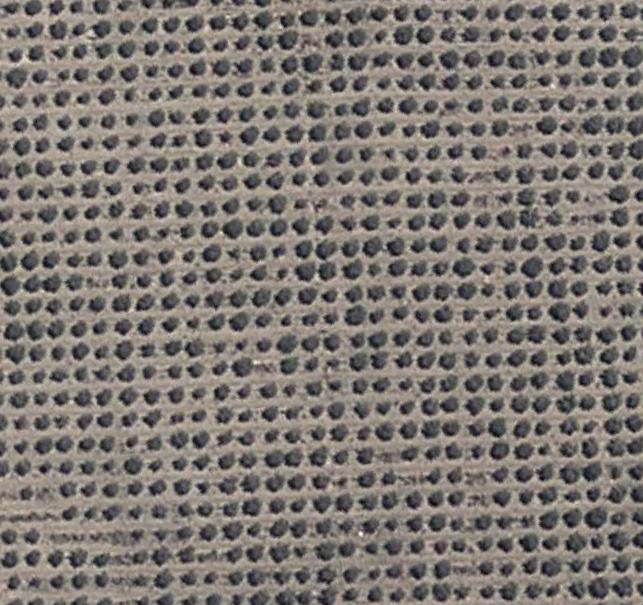
#> input picture tree-detection/images/OlivoTotal.png, 643 x 605 px
$ python tree-detection.py
#> lines starting #> are read from the running program, lines starting #| are printed output that depends on the picture
from PIL import Image
import numpy as np
from skimage import data
from skimage.feature import match_template
import matplotlib.pyplot as plt

imageTotal = np.asarray(Image.open('images/OlivoTotal.png'))
#> imageTotal is the input picture: shape (605, 643, 3); mean R, G, B 126, 119.3, 114.3
imageSmall = np.asarray(Image.open('images/OlivoTemplate_small.png'))
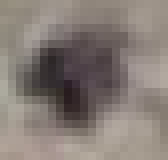
#> input picture tree-detection/images/OlivoTemplate_small.png, 21 x 20 px (shown 8 times larger)
#> imageSmall is the input picture: shape (20, 21, 4); mean R, G, B, A 133.7, 123.7, 117.7, 255
imageMedium = np.asarray(Image.open('images/OlivoTemplate_medium.png'))
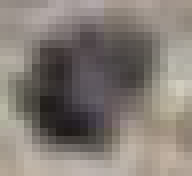
#> input picture tree-detection/images/OlivoTemplate_medium.png, 24 x 22 px (shown 8 times larger)
#> imageMedium is the input picture: shape (22, 24, 3); mean R, G, B 131.9, 124, 117.4
imageLarge = np.asarray(Image.open('images/OlivoTemplate_large.png'))
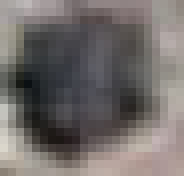
#> input picture tree-detection/images/OlivoTemplate_large.png, 23 x 22 px (shown 8 times larger)
#> imageLarge is the input picture: shape (22, 23, 4); mean R, G, B, A 113.7, 108.1, 106.2, 255
imageExtra = np.asarray(Image.open('images/OlivoTemplate_extra.png'))
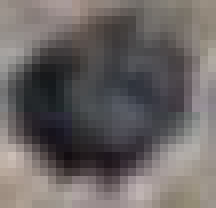
#> input picture tree-detection/images/OlivoTemplate_extra.png, 27 x 26 px (shown 8 times larger)
#> imageExtra is the input picture: shape (26, 27, 4); mean R, G, B, A 105.8, 100.5, 99.7, 255

image = imageTotal[:,:,1]
treeSmall = imageSmall[:,:,1]
treeMedium = imageMedium[:,:,1]
treeLarge = imageLarge[:,:,1]
treeExtra = imageExtra[:,:,1]

fig = plt.figure(figsize = (8, 1.8))
ax1 = plt.subplot(1,4,1)
ax2 = plt.subplot(1,4,2)
ax3 = plt.subplot(1,4,3)
ax4 = plt.subplot(1,4,4)
ax1.imshow(treeSmall, cmap = plt.cm.gray)
ax1.set_title('small')
ax2.imshow(treeMedium, cmap = plt.cm.gray)
ax2.set_title('medium')
ax3.imshow(treeLarge, cmap = plt.cm.gray)
ax3.set_title('large')
ax4.imshow(treeExtra, cmap = plt.cm.gray)
ax4.set_title('extra')

resultSmall = match_template(image, treeSmall)
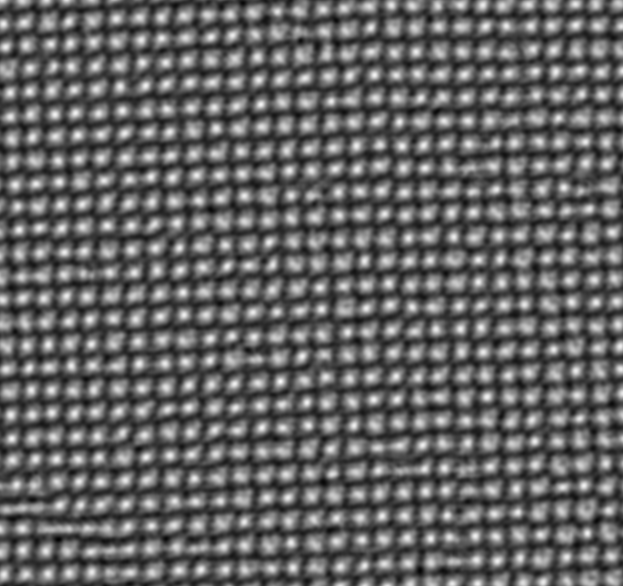
#> resultSmall: shape (586, 623) float64; min -0.659, max 1, mean -0.00737; drawn with min black and max white
resultSmallFilter = np.where(resultSmall > 0.85)
#> resultSmallFilter = 554 positions, rows 4 to 584, columns 3 to 621

resultMedium = match_template(image, treeMedium)
resultMediumFilter = np.where(resultMedium > 0.95)
#> resultMediumFilter = ([88, 88, 89], [50, 51, 51])

resultLarge = match_template(image, treeLarge)
resultLargeFilter = np.where(resultLarge > 0.95)
#> resultLargeFilter = ([261], [317])

resultExtra = match_template(image, treeExtra)
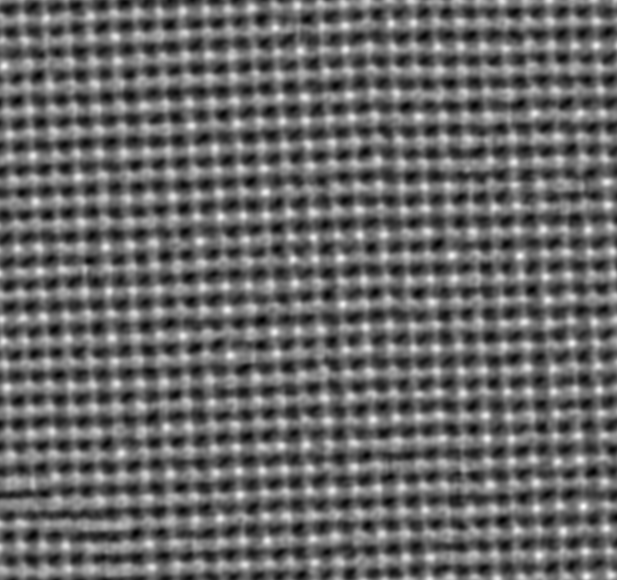
#> resultExtra: shape (580, 617) float64; min -0.685, max 1, mean 0.00562; drawn with min black and max white
resultExtraFilter = np.where(resultExtra > 0.95)
#> resultExtraFilter = ([505, 506, 507], [583, 583, 583])

def listaPontos(result):
  xlist = []
  ylist = []
  for ponto in range(np.shape(result)[1]):
    xlist.append(result[1][ponto])
    ylist.append(result[0][ponto])
#> after the loop, xlist = 554 values, max 621 at index 345, min 3 at index 5, mean 263.4; ylist = 554 values from 4 to 584
  return xlist, ylist

plt.plot(listaPontos(resultSmallFilter)[0], listaPontos(resultSmallFilter)[1], 'o', markeredgecolor = 'g',
markerfacecolor = 'none', markersize = 10, label = 'Small')

plt.plot(listaPontos(resultMediumFilter)[0], listaPontos(resultMediumFilter)[1], 'o', markeredgecolor = 'r',
markerfacecolor = 'none', markersize = 10, label = 'Medium')

plt.plot(listaPontos(resultLargeFilter)[0], listaPontos(resultLargeFilter)[1], 'o', markeredgecolor = 'b',
markerfacecolor = 'none', markersize = 10, label = 'Large')

plt.plot(listaPontos(resultExtraFilter)[0], listaPontos(resultExtraFilter)[1], 'o', markeredgecolor = 'y',
markerfacecolor = 'none', markersize = 10, label = 'Extra')

plt.imshow(imageTotal[10: -10, 10:, :])
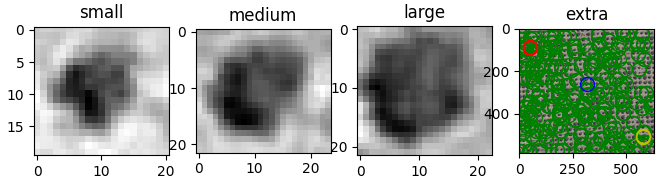
#> figure drawn by matplotlib, 4 panels
